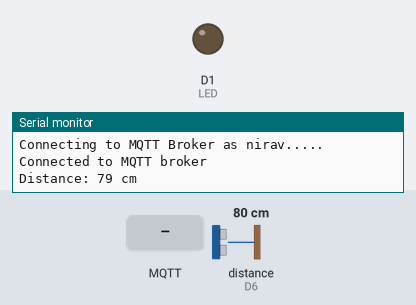
Recording of a sketch running on a simulated ESP8266 (NodeMCU). Parts: output pins drawn as LEDs (lit = HIGH), the last lines printed to the serial monitor. Wiring (inferred from the names in the program): ultrasonic range finder: trigger D5; echo D6. Inputs (shaded band) come from the test bench; at power-on: distance to the obstacle (sensor on D6) 80 cm. The echo pulse lasts 58.3 µs per cm; WiFi joins after 1.5 s; servers stay silent unless stated; no MQTT or app messages arrive unless stated; pins used as bus, display or sensor lines are not drawn.

Above: at 2.7 s.
2.8 s: MQTT message "on" arrives on the first subscribed topic
At 4.7 s:
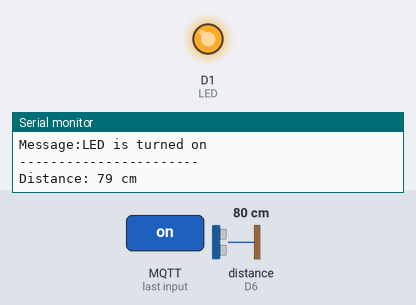
5.0 s: MQTT message "off" arrives on the first subscribed topic
At 6.5 s:
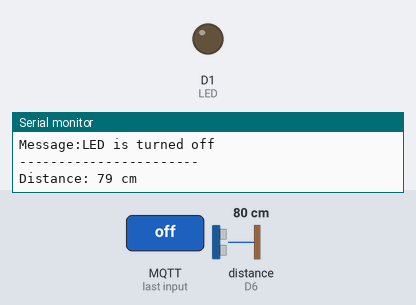
Timing chart, 0 to 8.0 s (numbered marks = the images above; inputs shaded):
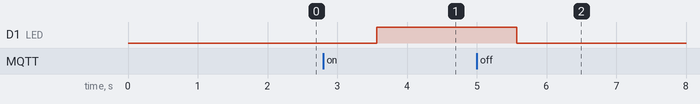

Measured:
- after the input at 2.8 s, D1 (LED): LOW → HIGH after 0.76 s
- after the input at 5.0 s, D1 (LED): HIGH → LOW after 0.57 s

The sketch:

MQTTX_ultrasonic.ino
```cpp
#include <ESP8266WiFi.h>
#include <PubSubClient.h>

#define LED D1 // GPIO 5 (D1) for LED
bool ledState = false;
#define TRIG_PIN D5 // GPIO14
#define ECHO_PIN D6 // GPIO12

// WiFi settings
const char *ssid = "nk";
const char *password = "12345678";
// MQTT Broker settings
const char *mqtt_broker = "e8ba45b893c347c996853874ede3107c.s1.eu.hivemq.cloud";// EMQX broker endpoint
const char *mqtt_topic = "Nirav";// MQTT topic
const char *mqtt_username = "niravkagathara4";
const char *mqtt_password = "Nirav@9313";
const int mqtt_port = 1883;
const char *data;
  char buffer[20];  // Make sure the buffer is large enough for your number
WiFiClient espClient;  // Normal WiFiClient

// WiFiClientSecure espClient;
PubSubClient mqtt_client(espClient);

void connectToWiFi();

void connectToMQTTBroker();

void mqttCallback(char *topic, byte *payload, unsigned int length);

void setup() {
 Serial.begin(115200);
 connectToWiFi();
  Serial.println("Ultrasonic Sensor Test");

  // Set TRIG as OUTPUT and ECHO as INPUT
  pinMode(TRIG_PIN, OUTPUT);
  pinMode(ECHO_PIN, INPUT);
  pinMode(LED, OUTPUT);

 mqtt_client.setServer(mqtt_broker, mqtt_port);
 mqtt_client.setCallback(mqttCallback);
 connectToMQTTBroker();
}

void connectToWiFi() {
 WiFi.begin(ssid, password);
 Serial.print("Connecting to WiFi");
 while (WiFi.status() != WL_CONNECTED) {
delay(500);
 Serial.print(".");
   }
 Serial.println("\nConnected to the WiFi network");
}

void connectToMQTTBroker() {
 while (!mqtt_client.connected()) {
 String client_id = "nirav";
 Serial.printf("Connecting to MQTT Broker as %s.....\n", client_id.c_str());
 if (mqtt_client.connect(client_id.c_str()),mqtt_username,mqtt_password) {
 Serial.println("Connected to MQTT broker");
 mqtt_client.subscribe(mqtt_topic);
 mqtt_client.publish(mqtt_topic, "welcome");
   } else {
 Serial.print("Failed to connect to MQTT broker, rc=");
 Serial.print(mqtt_client.state());
 Serial.println(" try again in 5 seconds");
 delay(5000);
   }
   }
}

void mqttCallback(char *topic, byte *payload, unsigned int length) {
 Serial.print("Message received on topic: ");
 Serial.println(topic);
 Serial.print("Message:");
 String message;
 for (int i = 0; i < length; i++) {
 message += (char) payload[i];
   }
 if (message == "on" && !ledState) {
 digitalWrite(LED, HIGH);
 ledState = true;
 Serial.println("LED is turned on");
   }
 if (message == "off" && ledState) {
 digitalWrite(LED, LOW); // Turn off the LED
 ledState = false;
 Serial.println("LED is turned off");
   }
 Serial.println();
 Serial.println("-----------------------");
}

void loop() {
 if (!mqtt_client.connected()) {
 connectToMQTTBroker();
   }
 mqtt_client.loop();
 long duration, distance;

  // Generate a 10µs pulse to TRIG pin
  digitalWrite(TRIG_PIN, LOW);
  delayMicroseconds(2);
  digitalWrite(TRIG_PIN, HIGH);
  delayMicroseconds(10);
  digitalWrite(TRIG_PIN, LOW);

  // Measure the pulse duration from ECHO pin
  duration = pulseIn(ECHO_PIN, HIGH);

  // Calculate distance in cm
  distance = duration * 0.034 / 2;
    sprintf(buffer, "%ld", distance);
  data=buffer;
String newData = String(data) + " cm";  // Concatenates "123" and "cm"
  // Print the distance
  const char* data = newData.c_str();

  Serial.print("Distance: ");
  Serial.print(distance);
  Serial.println(" cm");
   mqtt_client.publish(mqtt_topic, data);
  delay(2000);

}
```
